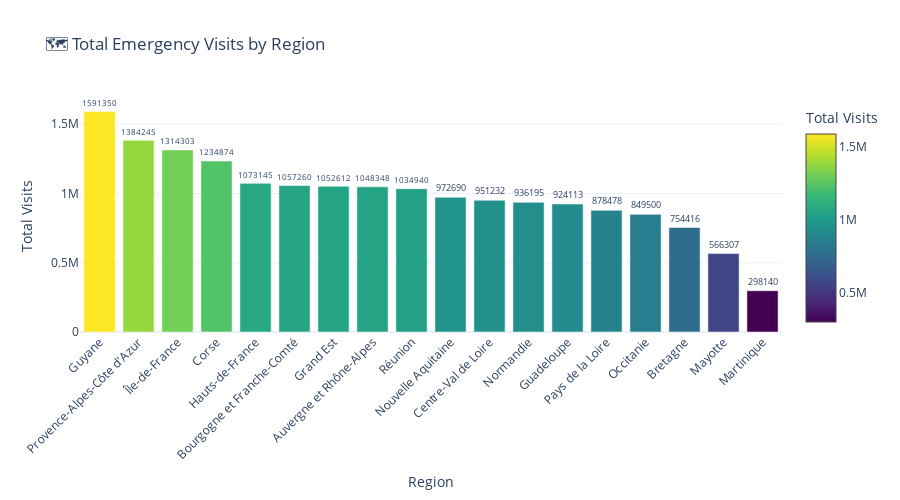

Notebook code cell kept with this figure:
### Markdown cell above
---

## 🗺️ 2. Regional Analysis: Where Are the Gaps?

Identifying underserved regions for targeted interventions.

### Code cell
if df is not None and emergency_cols:
    # Calculate regional averages
    regional_avg = df.groupby('region')[target_col].agg(['mean', 'sum', 'std']).reset_index()
    regional_avg = regional_avg.sort_values('sum', ascending=False)

    print("🗺️ Regional Emergency Visit Statistics:\n")
    print(regional_avg.to_string(index=False))

    # Interactive bar chart
    fig = go.Figure()

    fig.add_trace(go.Bar(
        x=regional_avg['region'],
        y=regional_avg['sum'],
        marker=dict(
            color=regional_avg['sum'],
            colorscale='Viridis',
            showscale=True,
            colorbar=dict(title='Total Visits')
        ),
        text=regional_avg['sum'].round(0),
        textposition='outside'
    ))

    fig.update_layout(
        title='🗺️ Total Emergency Visits by Region',
        xaxis_title='Region',
        yaxis_title='Total Visits',
        xaxis_tickangle=-45,
        height=500,
        template='plotly_white'
    )

    fig.write_html(VIZ_PATH / 'regional_emergency_visits.html')
    fig.show()
    print(f"\n✅ Saved: regional_emergency_visits.html")

    # Identify high-burden regions
    threshold = regional_avg['sum'].quantile(0.75)
    high_burden = regional_avg[regional_avg['sum'] > threshold]['region'].tolist()
    print(f"\n💡 High-burden regions (top 25%): {', '.join(high_burden)}")

### Figure 1 — Plotly figure (JSON) as saved in the notebook; plotly's stock layout.template omitted (floating-point values rounded to 4 significant figures)
{"data": [{"marker": {"color": [1591000.0, 1384000.0, 1314000.0, 1235000.0, 1073000.0, 1057000.0, 1053000.0, 1048000.0, 1035000.0, 972700.0, 951200.0, 936200.0, 924100.0, 878500.0, 849500.0, 754400.0, 566300.0, 298100.0], "colorbar": {"title": {"text": "Total Visits"}}, "colorscale": [[0.0, "#440154"], [0.1111, "#482878"], [0.2222, "#3e4989"], [0.3333, "#31688e"], [0.4444, "#26828e"], [0.5556, "#1f9e89"], [0.6667, "#35b779"], [0.7778, "#6ece58"], [0.8889, "#b5de2b"], [1.0, "#fde725"]], "showscale": true}, "text": [1591000.0, 1384000.0, 1314000.0, 1235000.0, 1073000.0, 1057000.0, 1053000.0, 1048000.0, 1035000.0, 972700.0, 951200.0, 936200.0, 924100.0, 878500.0, 849500.0, 754400.0, 566300.0, 298100.0], "textposition": "outside", "type": "bar", "x": ["Guyane", "Provence-Alpes-Côte d'Azur", "Île-de-France", "Corse", "Hauts-de-France", "Bourgogne et Franche-Comté", "Grand Est", "Auvergne et Rhône-Alpes", "Réunion", "Nouvelle Aquitaine", "Centre-Val de Loire", "Normandie", "Guadeloupe", "Pays de la Loire", "Occitanie", "Bretagne", "Mayotte", "Martinique"], "y": [1591000.0, 1384000.0, 1314000.0, 1235000.0, 1073000.0, 1057000.0, 1053000.0, 1048000.0, 1035000.0, 972700.0, 951200.0, 936200.0, 924100.0, 878500.0, 849500.0, 754400.0, 566300.0, 298100.0]}], "layout": {"height": 500, "title": {"text": "🗺️ Total Emergency Visits by Region"}, "xaxis": {"tickangle": -45, "title": {"text": "Region"}}, "yaxis": {"title": {"text": "Total Visits"}}}}
